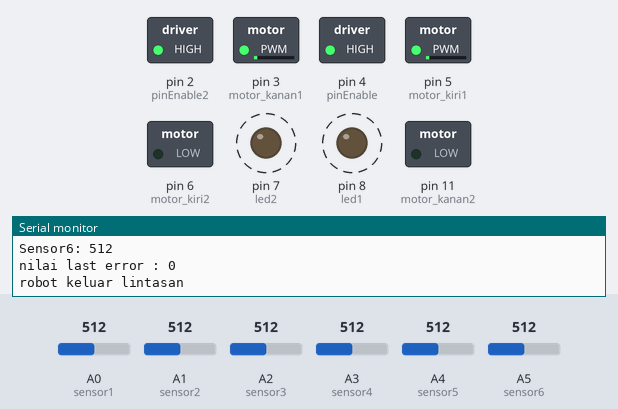
Bench run of a sketch on a simulated Arduino Uno, built with avr-gcc and run on an emulated ATmega328P. Parts: switched loads named in the sketch (green lamp = pin HIGH), output pins drawn as LEDs (lit = HIGH), the last lines printed to the serial monitor. Dashed ring = blinking. Inputs (shaded band) come from the test bench; at power-on: A0 (sensor1) = 512, A1 (sensor2) = 512, A2 (sensor3) = 512, A3 (sensor4) = 512, A4 (sensor5) = 512, A5 (sensor6) = 512.

Above: at 1.4 s.
1.5 s: A0 (sensor1) set to 36
4.9 s: A0 (sensor1) set to 31
At 5.17 s:
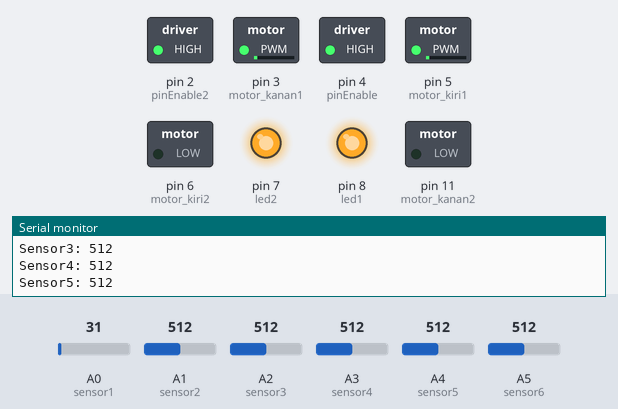
At 6.0 s:
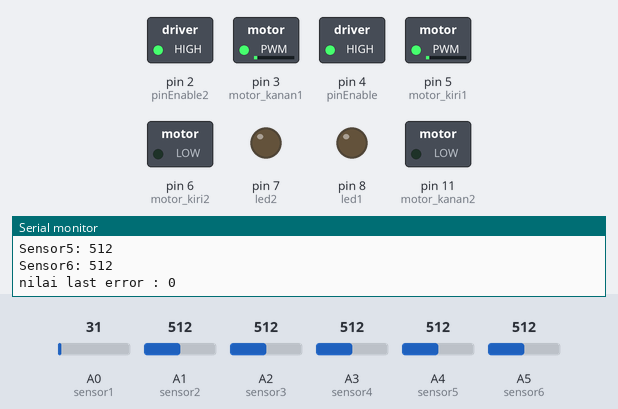
6.6 s: A1 (sensor2) set to 36
8.6 s: A1 (sensor2) set to 32
At 10.5 s:
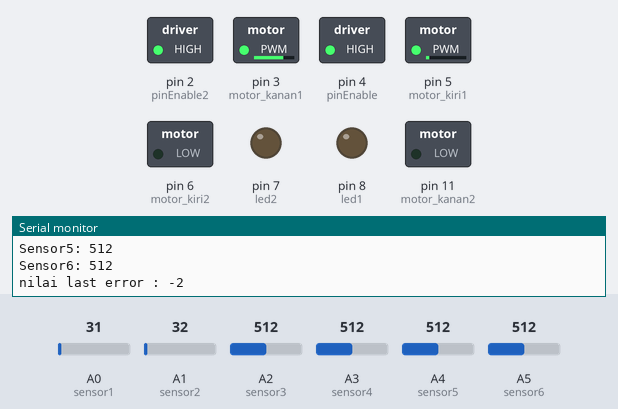
11.0 s: A2 (sensor3) set to 110
12.5 s: A2 (sensor3) set to 92
Timing chart, 0 to 15.0 s (numbered marks = the images above; inputs shaded):
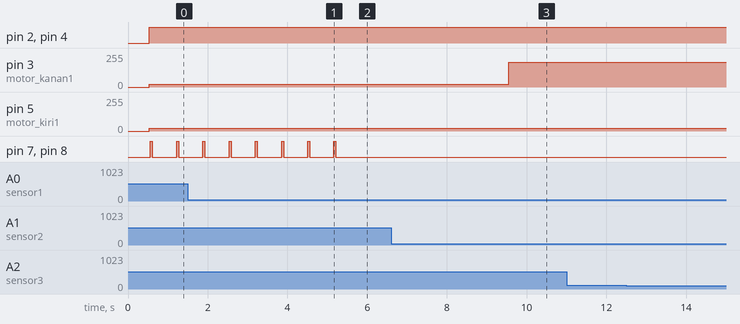

Measured:
- the behaviour switches between 35 and 34 on A0 (sensor1) (found by bisection; images 0 and 1)
- the behaviour switches between 34 and 33 on A1 (sensor2) (found by bisection; images 2 and 3)
- after the input at 4.9 s, pin 7 (led2), pin 8 (led1): goes on until 5.2 s, then stays LOW
- after the input at 8.6 s, pin 3 (motor_kanan1): 20/255 → 185/255 after 0.95 s
- by itself, pin 7 (led2), pin 8 (led1): alternates HIGH for 0.05 s and LOW for 0.61 s

The sketch:

assignment_2-rifaldy_dan_rifqiezen.ino
```cpp
//deklarasi
int sensor1 =A0;
int sensor2 =A1;
int sensor3 =A2;
int sensor4 =A3;
int sensor5 =A4;
int sensor6 =A5;
int baca_sensor[6];

int led1 =8;
int led2 =7;
int i;
int pinEnable = 4;
int pinEnable2 = 2;

int motor_kiri1 = 5;
int motor_kiri2 = 6;

int motor_kanan1 = 3;
int motor_kanan2 = 11;
int lasterror = 0;

void setup(){
pinMode(sensor1,INPUT);
pinMode(sensor2,INPUT);
pinMode(sensor3,INPUT);
pinMode(sensor4,INPUT);
pinMode(sensor5,INPUT);
pinMode(sensor6,INPUT);

pinMode(pinEnable, OUTPUT);
pinMode(pinEnable2, OUTPUT);
pinMode(motor_kiri1, OUTPUT);
pinMode(motor_kiri2, OUTPUT);
pinMode(motor_kanan1, OUTPUT);
pinMode(motor_kanan2, OUTPUT);
pinMode(led1,OUTPUT);
pinMode(led2,OUTPUT);

Serial.begin(9600);
}
void readsensor(){
baca_sensor[0] = analogRead(sensor1);
baca_sensor[1] = analogRead(sensor2);
baca_sensor[2] = analogRead(sensor3);
baca_sensor[3] = analogRead(sensor4);
baca_sensor[4] = analogRead(sensor5);
baca_sensor[5] = analogRead(sensor6);
delay(500);
//untuk menampilkan data pada sensor
  for (int x=0; x<6; x++){
   Serial.print("Sensor");
   Serial.print(x+1);
   Serial.print(": ");
   Serial.print(baca_sensor[x]);
   Serial.print("\n");
  }
}
void loop(){
//untuk menapilkan data sensor last error
readsensor();
Serial.print("nilai last error : ");
Serial.print(lasterror);
Serial.print("\n");

//Sensor 1 dan 2 mendeteksi gelap, sisanya terang  Duty cycle 0 % motor
//kiri, 50% motor kanan
if(baca_sensor[0] < 34 && baca_sensor[1] < 34 && baca_sensor[2] > 34 && baca_sensor[3] > 34 && baca_sensor[4] > 34 && baca_sensor[5] > 34 ){
digitalWrite(pinEnable, HIGH);
analogWrite(motor_kiri1, 20);
analogWrite(motor_kiri2, 0);
digitalWrite(pinEnable2, HIGH);
analogWrite(motor_kanan1, 185);
analogWrite(motor_kanan2, 0);
	}
//Sensor 2 dan 3 mendeteksi gelap, sisanya terang  Duty cycle 20%
//motor kiri, 50% motor kanan
else if(baca_sensor[0] > 34 && baca_sensor[1] < 34 && baca_sensor[2] < 34 && baca_sensor[3] > 34 && baca_sensor[4] > 34 && baca_sensor[5] > 34 ){
digitalWrite(pinEnable, HIGH);
analogWrite(motor_kiri1, 85);
analogWrite(motor_kiri2, 0);
digitalWrite(pinEnable2, HIGH);
analogWrite(motor_kanan1, 185);
analogWrite(motor_kanan2, 0);
	}
//Sensor 3 dan 4 mendeteksi gelap, sisanya terang  Duty cycle 60% pada
//kedua motor (kedua motor aktif)
else if(baca_sensor[0] > 34 && baca_sensor[1] > 34 && baca_sensor[2] < 34 && baca_sensor[3] < 34 && baca_sensor[4] > 34 && baca_sensor[5] > 34 ){
digitalWrite(pinEnable,HIGH);
analogWrite(motor_kiri1,220);
analogWrite(motor_kiri2,0);
digitalWrite(pinEnable2, HIGH);
analogWrite(motor_kanan1,220);
analogWrite(motor_kanan2,0);
	}
//Sensor 4 dan 5 mendeteksi gelap, sisanya terang  Duty cycle 50%
//motor kiri, 20% motor kanan
else if(baca_sensor[0] > 34 && baca_sensor[1] > 34 && baca_sensor[2] > 34 && baca_sensor[3] < 34 && baca_sensor[4] < 34 && baca_sensor[5] > 34 ){
digitalWrite(pinEnable,HIGH);
analogWrite(motor_kiri1,185);
analogWrite(motor_kiri2,0);
digitalWrite(pinEnable2, HIGH);
analogWrite(motor_kanan1,85);
analogWrite(motor_kanan2,0);
	}
//Sensor 5 dan 6 mendeteksi gelap, sisanya terang  Duty cycle 50%
//Motor kiri, 0% motor kanan
else if(baca_sensor[0] > 34 && baca_sensor[1] > 34 && baca_sensor[2] > 34 && baca_sensor[3] > 34 && baca_sensor[4] < 34 && baca_sensor[5] < 34 ){
digitalWrite(pinEnable,HIGH);
analogWrite(motor_kiri1,185);
analogWrite(motor_kiri2,0);
digitalWrite(pinEnable2, HIGH);
analogWrite(motor_kanan1,20);
analogWrite(motor_kanan2,0);
	}
//Semua sensor mendeteksi terang  Duty cycle kedua motor 0% (semua
//motor mati)
else if(baca_sensor[0] > 34 && baca_sensor[1] > 34 && baca_sensor[2] > 34 && baca_sensor[3] > 34 && baca_sensor[4] > 34 && baca_sensor[5] > 34 ){
digitalWrite(pinEnable,HIGH);
analogWrite(motor_kiri1,20);
analogWrite(motor_kiri2,0);
digitalWrite(pinEnable2, HIGH);
analogWrite(motor_kanan1,20);
analogWrite(motor_kanan2,0);
Serial.print("robot keluar lintasan");
Serial.print("\n");
for(i=0; i<=255; i+=255){
analogWrite(led1,i);
analogWrite(led2,i);
}
delay(50);
for(i=255; i>=0; i-=255){
analogWrite(led1,i);
analogWrite(led2,i);
  }
delay(50);

}//batas
else if(baca_sensor[0] < 34 && baca_sensor[1] > 34 && baca_sensor[2] > 34 && baca_sensor[3] > 34 && baca_sensor[4] > 34 && baca_sensor[5] > 34 ){
lasterror =-2;


}
else if(baca_sensor[0] > 34 && baca_sensor[1] < 34 && baca_sensor[2] > 34 && baca_sensor[3] > 34 && baca_sensor[4] > 34 && baca_sensor[5] > 34 ){
lasterror =-1;


}
else if(baca_sensor[0] > 34 && baca_sensor[1] > 34 && baca_sensor[2] < 34 && baca_sensor[3] < 34 && baca_sensor[4] > 34 && baca_sensor[5] > 34 ){
lasterror =0;

}
else if(baca_sensor[0] > 34 && baca_sensor[1] > 34 && baca_sensor[2] > 34 && baca_sensor[3] > 34 && baca_sensor[4] < 34 && baca_sensor[5] > 34 ){
lasterror =1;
}
else if(baca_sensor[0] > 34 && baca_sensor[1] > 34 && baca_sensor[2] > 34 && baca_sensor[3] > 34 && baca_sensor[4] > 34 && baca_sensor[5] < 34 ){
lasterror =2;

};
}
```
